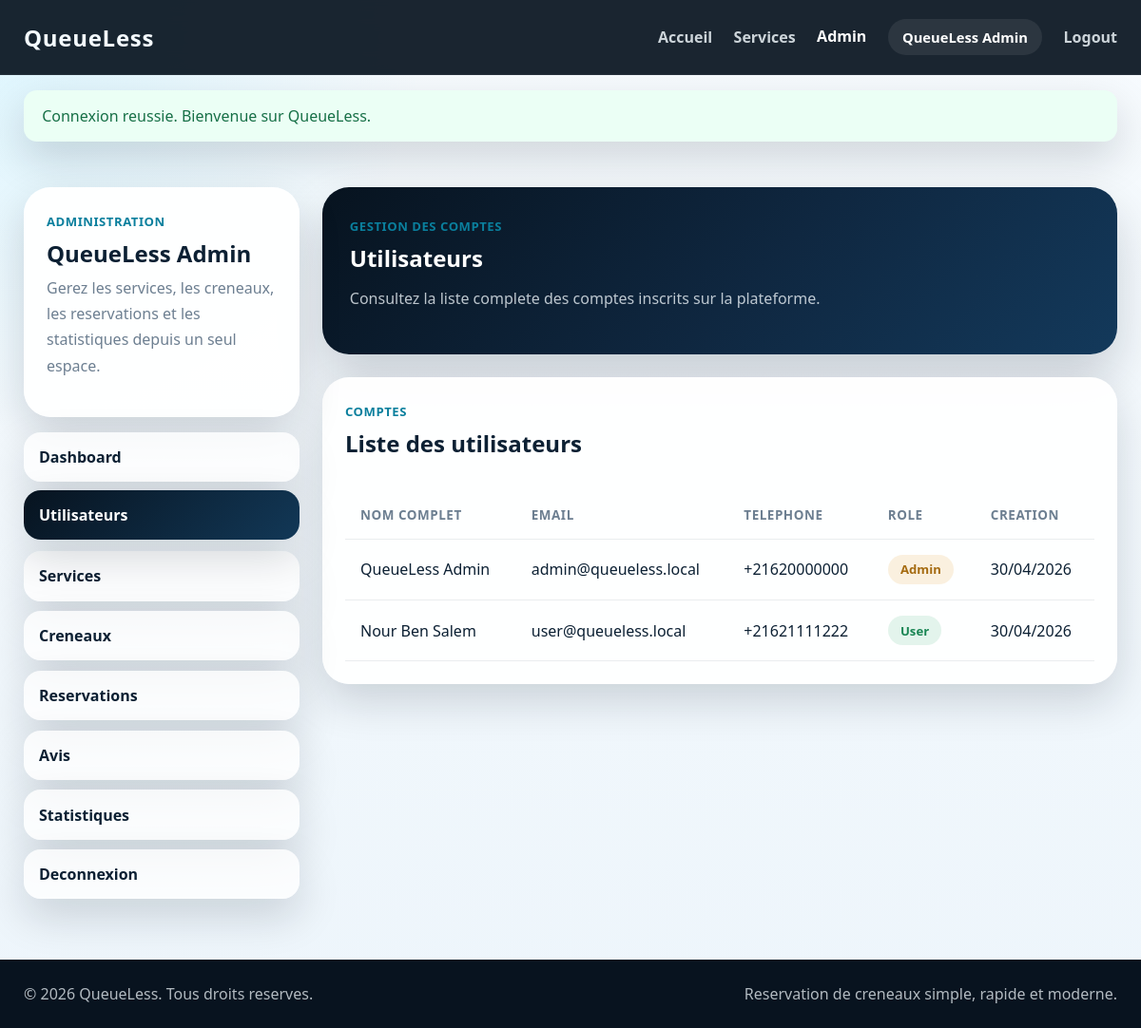
The page /admin/users.php (signed in) on the database its author committed.
### tables this page shows
CREATE TABLE users (
    id INT UNSIGNED AUTO_INCREMENT PRIMARY KEY,
    nom VARCHAR(100) NOT NULL,
    prenom VARCHAR(100) NOT NULL,
    email VARCHAR(150) NOT NULL UNIQUE,
    password VARCHAR(255) NOT NULL,
    telephone VARCHAR(30) DEFAULT NULL,
    role ENUM('user', 'admin') NOT NULL DEFAULT 'user',
    created_at TIMESTAMP NOT NULL DEFAULT CURRENT_TIMESTAMP
);

### includes/functions.php (called while the page is built, shortened)
<?php
function e(?string $value): string
{
    return htmlspecialchars((string) $value, ENT_QUOTES, 'UTF-8');
}
function url(string $path = ''): string
{
    $path = ltrim($path, '/');
    return (APP_URL !== '' ? APP_URL : '') . '/' . $path;
}
function current_user(): ?array
{
    return $_SESSION['user'] ?? null;
}
function is_admin(): bool
{
    return (current_user()['role'] ?? 'user') === 'admin';
}
function nav_is_active(string $expectedPage, string $currentPage): string
{
    return $expectedPage === $currentPage ? 'is-active' : '';
}
function format_datetime(?string $value, string $format = 'd/m/Y H:i'): string
{
    try {
        return (new DateTime($value))->format($format);
    } catch (Throwable $exception) {
        return (string) $value;
    }
}
function badge_class_for(string $status): string
{
    $status = strtolower($status);
    if (in_array($status, ['reservee', 'disponible', 'actif', 'success'], true)) {
        return 'status-badge success';
    }
    if (in_array($status, ['terminee', 'warning'], true)) {
        return 'status-badge warning';
    }
    return 'status-badge';
}

### admin/users.php (the view, shortened to what this page needs)
<?php
$currentPage = 'admin_users';
$users = [];
try {
    $pdo = getPDO();
    $usersStatement = $pdo->query(
        'SELECT id, nom, prenom, email, telephone, role, created_at
        FROM users
        ORDER BY created_at DESC'
    );
    $users = $usersStatement->fetchAll();
} catch (Throwable $exception) {
    $databaseWarning = 'Impossible de charger les utilisateurs pour le moment.';
}
require_once __DIR__ . '/../includes/header.php';
?>
<section class="dashboard-section">
    <div class="container dashboard-layout">
        <?php include __DIR__ . '/../includes/sidebar_admin.php'; ?>
        <div class="dashboard-main">
            <div class="dashboard-hero">
                <span class="dashboard-kicker">Gestion des comptes</span>
                <h1>Utilisateurs</h1>
                <p>Consultez la liste complete des comptes inscrits sur la plateforme.</p>
            </div>
            <section class="content-panel">
                <div class="panel-heading">
                    <div>
                        <span class="small-label">Comptes</span>
                        <h2>Liste des utilisateurs</h2>
                    </div>
                </div>
                <?php if ($users): ?>
                    <div class="table-wrapper">
                        <table class="data-table">
                            <thead>
                                <tr>
                                    <th>Nom complet</th>
                                    <th>Email</th>
                                    <th>Telephone</th>
                                    <th>Role</th>
                                    <th>Creation</th>
                                </tr>
                            </thead>
                            <tbody>
                                <?php foreach ($users as $account): ?>
                                    <tr>
                                        <td><?= e(trim((string) (($account['prenom'] ?? '') . ' ' . ($account['nom'] ?? '')))); ?></td>
                                        <td><?= e((string) $account['email']); ?></td>
                                        <td><?= e((string) ($account['telephone'] ?? '-')); ?></td>
                                        <td><span class="<?= e(badge_class_for((string) $account['role'] === 'admin' ? 'warning' : 'success')); ?>"><?= e(ucfirst((string) $account['role'])); ?></span></td>
                                        <td><?= e(format_datetime((string) $account['created_at'], 'd/m/Y')); ?></td>
                                    </tr>
                                <?php endforeach; ?>
                            </tbody>
                        </table>
                    </div>
                <?php else: ?>
                    <div class="empty-panel">
                        <p>Aucun utilisateur disponible.</p>
                    </div>
                <?php endif; ?>
            </section>
        </div>
    </div>
</section>
<?php require_once __DIR__ . '/../includes/footer.php'; ?>

### includes/navbar.php (shortened to what this page needs)
<?php
$user = current_user();
?>
<header class="site-header">
    <div class="container navbar">
        <a class="logo" href="<?= url('index.php'); ?>">QueueLess</a>
        <nav class="nav-links" data-nav-menu>
            <a class="<?= nav_is_active('home', $currentPage); ?>" href="<?= url('index.php'); ?>">Accueil</a>
            <a class="<?= nav_is_active('services', $currentPage); ?>" href="<?= url('pages/services.php'); ?>">Services</a>
            <?php if ($user): ?>
                <?php if (is_admin()): ?>
                    <a class="<?= strpos($currentPage, 'admin_') === 0 ? 'is-active' : ''; ?>" href="<?= url('admin/dashboard.php'); ?>">Admin</a>
                <?php else: ?>
                    <a class="<?= nav_is_active('dashboard', $currentPage); ?>" href="<?= url('pages/user_dashboard.php'); ?>">Dashboard</a>
                <?php endif; ?>
                <span class="nav-user"><?= e(trim(($user['prenom'] ?? '') . ' ' . ($user['nom'] ?? ''))); ?></span>
                <a href="<?= url('actions/logout.php'); ?>">Logout</a>
            <?php else: ?>
                <a class="<?= nav_is_active('login', $currentPage); ?>" href="<?= url('pages/login.php'); ?>">Login</a>
                <a class="nav-register <?= nav_is_active('register', $currentPage); ?>" href="<?= url('pages/register.php'); ?>">Register</a>
            <?php endif; ?>
        </nav>
    </div>
</header>

### includes/sidebar_admin.php (shortened to what this page needs)
<?php
$currentPage = $currentPage ?? '';
$admin = current_user();
$displayName = trim((string) (($admin['prenom'] ?? '') . ' ' . ($admin['nom'] ?? '')));
?>
<aside class="user-sidebar">
    <div class="sidebar-panel">
        <span class="sidebar-label">Administration</span>
        <h2><?= e($displayName !== '' ? $displayName : 'Admin QueueLess'); ?></h2>
        <p>Gerez les services, les creneaux, les reservations et les statistiques depuis un seul espace.</p>
    </div>
    <nav class="sidebar-menu">
        <a class="sidebar-link <?= nav_is_active('admin_dashboard', $currentPage); ?>" href="<?= url('admin/dashboard.php'); ?>">
            Dashboard
        </a>
        <a class="sidebar-link <?= nav_is_active('admin_users', $currentPage); ?>" href="<?= url('admin/users.php'); ?>">
            Utilisateurs
        </a>
        <a class="sidebar-link <?= nav_is_active('admin_services', $currentPage); ?>" href="<?= url('admin/services.php'); ?>">
            Services
        </a>
        <a class="sidebar-link <?= nav_is_active('admin_slots', $currentPage); ?>" href="<?= url('admin/slots.php'); ?>">
            Creneaux
        </a>
        <a class="sidebar-link <?= nav_is_active('admin_reservations', $currentPage); ?>" href="<?= url('admin/reservations.php'); ?>">
            Reservations
        </a>
        <a class="sidebar-link <?= nav_is_active('admin_reviews', $currentPage); ?>" href="<?= url('admin/reviews.php'); ?>">
            Avis
        </a>
        <a class="sidebar-link <?= nav_is_active('admin_stats', $currentPage); ?>" href="<?= url('admin/stats.php'); ?>">
            Statistiques
        </a>
        <a class="sidebar-link danger" href="<?= url('actions/logout.php'); ?>">
            Deconnexion
        </a>
    </nav>
</aside>

### assets/css/style.css (style rules this page uses)
:root { --bg-dark: #07131f; --bg-dark-soft: #0d1c2c; --bg-light: #f4f9fc; --surface: rgba(255, 255, 255, 0.08); --surface-solid: #ffffff; --text-main: #0c2033; --text-light: #f4fbff; --text-muted: #6d7f91; --primary: #10b7d8; --primary-dark: #0a7f9d; --accent: #4fd8ff; --border: rgba(255, 255, 255, 0.12); --shadow: 0 18px 45px rgba(6, 18, 32, 0.16); --radius-lg: 28px; --radius-md: 20px; --radius-sm: 14px; --transition: 0.25s ease; }
* { box-sizing: border-box; }
html { scroll-behavior: smooth; }
body { margin: 0; font-family: "Segoe UI", Tahoma, Geneva, Verdana, sans-serif; color: var(--text-main); background: radial-gradient(circle at top left, rgba(79, 216, 255, 0.16), transparent 28%), linear-gradient(180deg, #f7fbfe 0%, #edf5fb 100%); }
a { color: inherit; text-decoration: none; }
h1, h2, h3 { margin-top: 0; margin-bottom: 1rem; line-height: 1.1; }
p { margin-top: 0; margin-bottom: 1rem; color: var(--text-muted); line-height: 1.7; }
.container { width: min(1150px, calc(100% - 2rem)); margin: 0 auto; }
.site-header { position: sticky; top: 0; z-index: 20; background: rgba(7, 19, 31, 0.92); backdrop-filter: blur(14px); border-bottom: 1px solid rgba(255, 255, 255, 0.06); }
.navbar { min-height: 78px; display: flex; align-items: center; justify-content: space-between; gap: 1rem; }
.logo { font-size: 1.5rem; font-weight: 800; letter-spacing: 0.03em; color: var(--text-light); }
.nav-links { display: flex; align-items: center; gap: 1.4rem; }
.nav-links a { color: rgba(244, 251, 255, 0.82); font-weight: 600; transition: color var(--transition), transform var(--transition); }
.nav-user { display: inline-flex; align-items: center; padding: 0.55rem 0.95rem; border-radius: 999px; background: rgba(255, 255, 255, 0.08); color: #ffffff; font-size: 0.92rem; font-weight: 700; }
.nav-links a:hover, .nav-links a.is-active { color: #ffffff; transform: translateY(-1px); }
.status-badge { display: inline-flex; align-items: center; justify-content: center; width: fit-content; padding: 0.42rem 0.82rem; border-radius: 999px; background: rgba(16, 183, 216, 0.12); color: var(--primary-dark); font-size: 0.82rem; font-weight: 700; }
.content-panel { padding: 1.5rem; border-radius: var(--radius-lg); background: rgba(255, 255, 255, 0.96); box-shadow: var(--shadow); }
.panel-heading { display: flex; justify-content: space-between; align-items: flex-start; gap: 1rem; margin-bottom: 1.25rem; }
.small-label { display: inline-block; margin-bottom: 0.75rem; font-size: 0.82rem; font-weight: 700; letter-spacing: 0.04em; text-transform: uppercase; color: var(--primary-dark); }

### rows shown on the page
users: prenom+nom "QueueLess Admin", email "admin@queueless.local", telephone "+21620000000", role "Admin", created_at "30/04/2026"
users: prenom+nom "Nour Ben Salem", email "user@queueless.local", telephone "+21621111222", role "User", created_at "30/04/2026"

### other values the page prints
$flashMessage['message'] "Connexion reussie. Bienvenue sur QueueLess."
